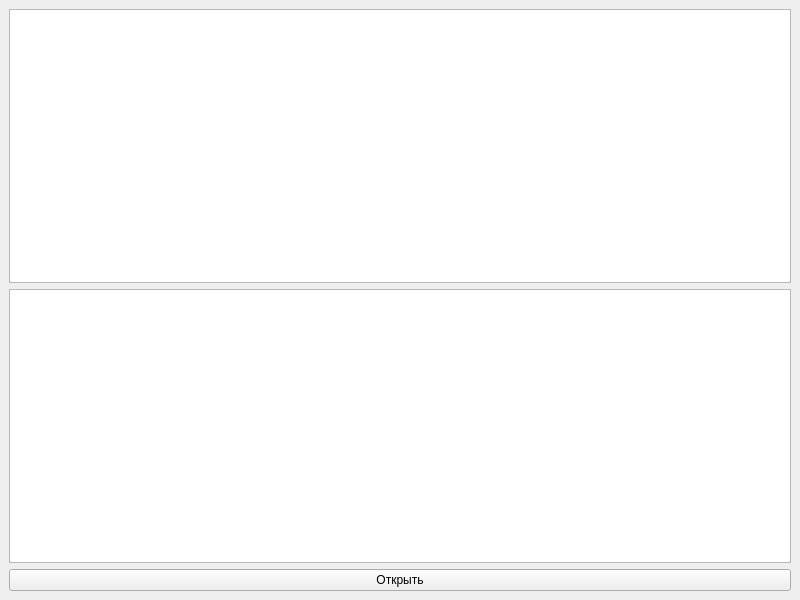
<?xml version="1.0" encoding="UTF-8"?>
<ui version="4.0">
 <class>MainWindow</class>
 <widget class="QMainWindow" name="MainWindow">
  <property name="geometry">
   <rect>
    <x>0</x>
    <y>0</y>
    <width>800</width>
    <height>600</height>
   </rect>
  </property>
  <property name="windowTitle">
   <string>MainWindow</string>
  </property>
  <widget class="QWidget" name="centralwidget">
   <layout class="QVBoxLayout" name="verticalLayout">
    <item>
     <widget class="QTextBrowser" name="textBrowser"/>
    </item>
    <item>
     <widget class="QTextEdit" name="textEdit"/>
    </item>
    <item>
     <widget class="QPushButton" name="pushButton">
      <property name="text">
       <string>Открыть</string>
      </property>
     </widget>
    </item>
   </layout>
  </widget>
 </widget>
 <resources/>
 <connections/>
</ui>
